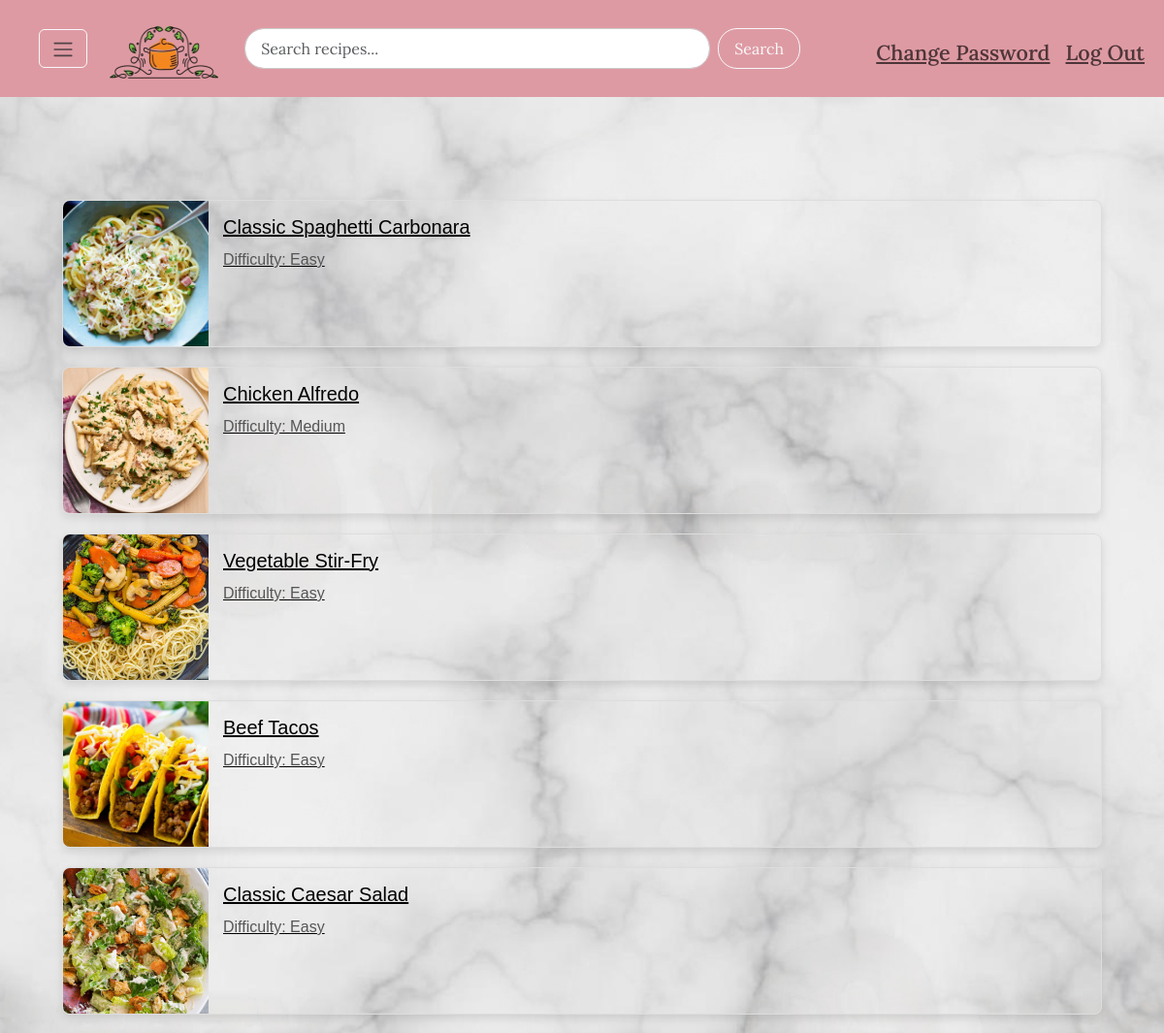
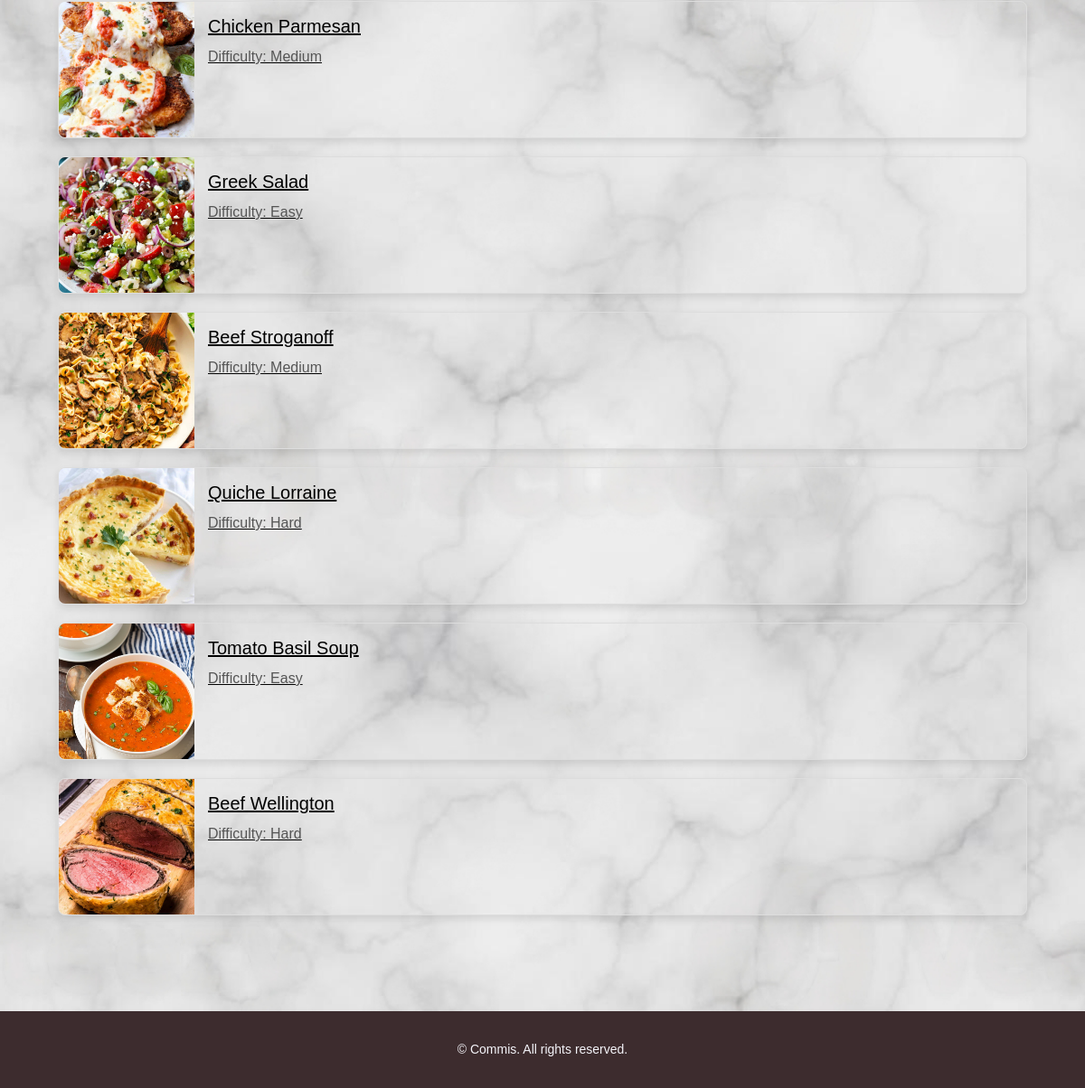
The page /myrecipes (signed in) on the database its author committed (2 pictures, top to bottom).
### tables this page shows
CREATE TABLE recipes (
    recipe_id INTEGER PRIMARY KEY,
    user_id INTEGER,
    title TEXT NOT NULL,
    ingredients TEXT NOT NULL,
    instructions TEXT NOT NULL,
    difficulty TEXT,
    image_url TEXT,
    FOREIGN KEY (user_id) REFERENCES users(user_id)
);

### app.py (the view)
@app.route("/myrecipes", methods = ["GET", "POST"])
@login_required
def myrecipes():
    recipes = db.execute("SELECT * FROM recipes where user_id = ?", session["user_id"])
    return render_template("my_recipes.html", recipes=recipes)

### app.py (called while the page is built)
@app.after_request
def after_request(response):
    response.headers["Cache-Control"] = "no-cache, no-store, must-revalidate"
    response.headers["Expires"] = 0
    response.headers["Pragma"] = "no-cache"
    return response

### helpers.py (called while the page is built)
def login_required(f):
    @wraps(f)
    def decorated_function(*args, **kwargs):
        if session.get("user_id") is None:
            return redirect("/login")
        return f(*args, **kwargs)
    return decorated_function

### templates/my_recipes.html (shortened to what this page needs)
{% extends "layout.html" %}
{% block main %}
    <div class="container my-5">
        <div class="d-flex flex-wrap justify-content-start">
            {% for recipe in recipes %}
            <div class="recipe-card-alt-wrapper">
                <a href="{{ url_for('recipe', recipe_id=recipe.recipe_id) }}" class="recipe-card-alt-link">
                    <div class="recipe-card-alt">
                        <img src="{{ recipe.image_url }}" alt="{{ recipe.title }}" class="recipe-card-alt-img">
                        <div class="recipe-card-alt-body">
                            <h5 class="recipe-card-alt-title">{{ recipe.title }}</h5>
                            <p class="recipe-card-alt-text">Difficulty: {{ recipe.difficulty }}</p>
                        </div>
                    </div>
                </a>
            </div>
            {% endfor %}
        </div>
    </div>
{% endblock %}

### templates/layout.html (shortened to what this page needs)
<!DOCTYPE html>
<html lang="en">
<head>
    <link href="https://cdn.jsdelivr.net/npm/bootstrap@5.3.3/dist/css/bootstrap.min.css" rel="stylesheet">
    <link href="/static/styles.css" rel="stylesheet">
</head>
<body>
    <div class="wrapper d-flex flex-column min-vh-100">
        <nav class="navbar navbar-expand-md" id="topbar">
            <div class="container-fluid" id="wrappercontent" id="links">
                <p>&nbsp;&nbsp;&nbsp;&nbsp;&nbsp;</p>
                <button class="btn btn-outline-light" type="button" data-bs-toggle="offcanvas" data-bs-target="#sidebar" aria-controls="sidebar">
                    <span class="navbar-toggler-icon"></span>
                </button>
                <p>&nbsp;&nbsp;&nbsp;&nbsp;</p>
                <a href="/">
                    <div class="logo-container">
                        <img src="{{ url_for('static', filename='favicon.ico') }}" alt="Logo" id="logo">
                    </div>
                </a>
                <div class="search-container">
                    <form id="search-form" class="d-flex mx-auto" action="/search" method="GET">
                        <input id="search-input" class="form-control me-2" type="search" placeholder="Search recipes..." aria-label="Search" name="q">
                        <button class="btn btn-outline-light" type="submit">Search</button>
                    </form>
                </div>
                {% if session["user_id"] %}
                <ul class="navbar-nav ms-3 mt-2" id="loginlinks1">
                    <li class="nav-item"><a class="nav-link" href="/change">Change&nbsp;Password</a></li>
                    <li class="nav-item"><a class="nav-link" href="/logout">Log&nbsp;Out</a></li>
                </ul>
                {% else %}
                <ul class="navbar-nav ms-3 mt-2" id="loginlinks2">
                    <li class="nav-item"><a class="nav-link" href="/register">Register</a></li>
                    <li class="nav-item"><a class="nav-link" href="/login">Log&nbsp;In</a></li>
                </ul>
                {% endif %}
            </div>
        </nav>
        <main class="container py-5 flex-grow-1">
            {% block main %}{% endblock %}
        </main>
        <footer class="text-center">
            <p class="small mb-3" id="footertext">&copy; {{ current_year }} Commis. All rights reserved.</p>
        </footer>
    </div>
</body>
</html>

### static/styles.css (style rules this page uses)
html, body { height: 100%; margin: 0; }
body { background-image: url('/static/marble.jpg'); background-size: cover; background-position: center; background-repeat: no-repeat; background-attachment: fixed; }
.wrapper { display: flex; flex-direction: column; min-height: 100vh; }
main { flex: 1; }
footer { background-color: #3d2c2e; color: #f4f4f9 !important; padding: 1rem; text-align: center; margin-top: auto; }
.search-container { position: relative; display: flex; justify-content: center; width: 100%; }
#search-form { max-width: 600px; width: 100%; margin: 0 auto; }
#search-input { border-radius: 20px; width: 80%; padding: 0.5rem 1rem; box-shadow: none; border: 1px solid #ccc; }
#search-form .btn { border-radius: 20px; padding: 0.5rem 1rem; }
.logo-container { max-height: 75px; overflow: hidden; }
.d-flex { display: flex; flex-wrap: wrap; justify-content: start; }
.recipe-card-alt-wrapper { margin: 10px; width: 100%; }
.recipe-card-alt-link { text-decoration: none; color: inherit; }
.recipe-card-alt { display: flex; border: 1px solid #ddd; border-radius: 8px; overflow: hidden; box-shadow: 0 4px 8px rgba(0, 0, 0, 0.1); transition: transform 0.3s; }
.recipe-card-alt-img { width: 150px; height: 150px; object-fit: cover; }
.recipe-card-alt-body { padding: 15px; flex-grow: 1; }
.recipe-card-alt-title { margin: 0 0 10px; font-size: 1.25rem; }
.recipe-card-alt-text { margin: 0; color: #555; }
a { text-decoration: underline !important; }
body { background-color: #f4f4f9; color: #000000; margin: 0; padding: 0; font-family: Arial, sans-serif; }
#topbar { background-color: #de9aa3; color: #f4f4f9; font-family: "Lora", serif; font-weight: 550; font-size: 1.35rem; }
#logo { height: 8rem; width: 7rem; margin-top: -1.4rem; }
#loginlinks1 { color: #f4f4f9 !important; }
#footertext { padding-top: 1rem; }

### rows shown on the page
recipes: image_url (picture), title "Classic Spaghetti Carbonara", difficulty "Easy"
recipes: image_url (picture), title "Chicken Alfredo", difficulty "Medium"
recipes: image_url (picture), title "Vegetable Stir-Fry", difficulty "Easy"
recipes: image_url (picture), title "Beef Tacos", difficulty "Easy"
recipes: image_url (picture), title "Classic Caesar Salad", difficulty "Easy"
recipes: image_url (picture), title "Chicken Parmesan", difficulty "Medium"
recipes: image_url (picture), title "Greek Salad", difficulty "Easy"
recipes: image_url (picture), title "Beef Stroganoff", difficulty "Medium"
recipes: image_url (picture), title "Quiche Lorraine", difficulty "Hard"
recipes: image_url (picture), title "Tomato Basil Soup", difficulty "Easy"
recipes: image_url (picture), title "Beef Wellington", difficulty "Hard"
